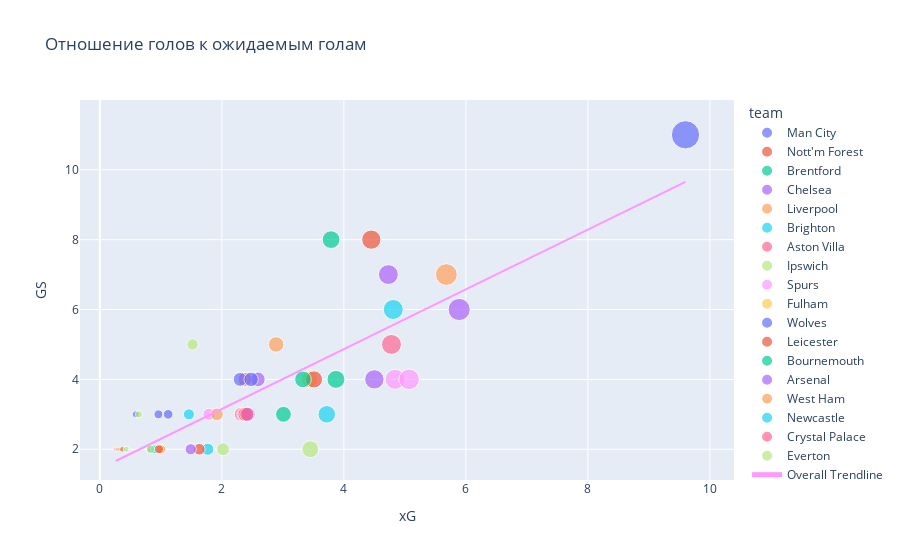

Here is the notebook cell this chart was saved with:
### Code cell
fig = px.scatter(
    players.sort_values("GS", ascending=False).head(50),
    x="xG",
    y="GS",
    color="team",
    trendline="ols",
    trendline_scope="overall",
    hover_name="player_name",
    size="xG",
    title="Отношение голов к ожидаемым голам",
)
fig.show()

### Figure 1 — Plotly figure (JSON) as saved in the notebook; plotly's stock layout.template omitted (floating-point values rounded to 4 significant figures)
{"data": [{"hovertemplate": "<b>%{hovertext}</b><br><br>team=Man City<br>xG=%{marker.size}<br>GS=%{y}<extra></extra>", "hovertext": ["Haaland", "Gvardiol", "Kovačić"], "legendgroup": "Man City", "marker": {"color": "#636efa", "size": [9.6, 0.59, 0.96], "sizemode": "area", "sizeref": 0.024, "symbol": "circle"}, "mode": "markers", "name": "Man City", "orientation": "v", "showlegend": true, "type": "scatter", "x": [9.6, 0.59, 0.96], "xaxis": "x", "y": [11, 3, 3], "yaxis": "y"}, {"hovertemplate": "<b>%{hovertext}</b><br><br>team=Nott'm Forest<br>xG=%{marker.size}<br>GS=%{y}<extra></extra>", "hovertext": ["Wood", "Hudson-Odoi"], "legendgroup": "Nott'm Forest", "marker": {"color": "#EF553B", "size": [4.45, 1.01], "sizemode": "area", "sizeref": 0.024, "symbol": "circle"}, "mode": "markers", "name": "Nott'm Forest", "orientation": "v", "showlegend": true, "type": "scatter", "x": [4.45, 1.01], "xaxis": "x", "y": [8, 2], "yaxis": "y"}, {"hovertemplate": "<b>%{hovertext}</b><br><br>team=Brentford<br>xG=%{marker.size}<br>GS=%{y}<extra></extra>", "hovertext": ["Mbeumo", "Wissa", "Pinnock"], "legendgroup": "Brentford", "marker": {"color": "#00cc96", "size": [3.79, 3.87, 0.84], "sizemode": "area", "sizeref": 0.024, "symbol": "circle"}, "mode": "markers", "name": "Brentford", "orientation": "v", "showlegend": true, "type": "scatter", "x": [3.79, 3.87, 0.84], "xaxis": "x", "y": [8, 4, 2], "yaxis": "y"}, {"hovertemplate": "<b>%{hovertext}</b><br><br>team=Chelsea<br>xG=%{marker.size}<br>GS=%{y}<extra></extra>", "hovertext": ["Palmer", "N.Jackson", "Madueke"], "legendgroup": "Chelsea", "marker": {"color": "#ab63fa", "size": [4.73, 5.89, 2.59], "sizemode": "area", "sizeref": 0.024, "symbol": "circle"}, "mode": "markers", "name": "Chelsea", "orientation": "v", "showlegend": true, "type": "scatter", "x": [4.73, 5.89, 2.59], "xaxis": "x", "y": [7, 6, 4], "yaxis": "y"}, {"hovertemplate": "<b>%{hovertext}</b><br><br>team=Liverpool<br>xG=%{marker.size}<br>GS=%{y}<extra></extra>", "hovertext": ["M.Salah", "Luis Díaz"], "legendgroup": "Liverpool", "marker": {"color": "#FFA15A", "size": [5.68, 2.89], "sizemode": "area", "sizeref": 0.024, "symbol": "circle"}, "mode": "markers", "name": "Liverpool", "orientation": "v", "showlegend": true, "type": "scatter", "x": [5.68, 2.89], "xaxis": "x", "y": [7, 5], "yaxis": "y"}, {"hovertemplate": "<b>%{hovertext}</b><br><br>team=Brighton<br>xG=%{marker.size}<br>GS=%{y}<extra></extra>", "hovertext": ["Welbeck", "João Pedro", "Georginio"], "legendgroup": "Brighton", "marker": {"color": "#19d3f3", "size": [4.81, 0.9, 1.77], "sizemode": "area", "sizeref": 0.024, "symbol": "circle"}, "mode": "markers", "name": "Brighton", "orientation": "v", "showlegend": true, "type": "scatter", "x": [4.81, 0.9, 1.77], "xaxis": "x", "y": [6, 2, 2], "yaxis": "y"}, {"hovertemplate": "<b>%{hovertext}</b><br><br>team=Aston Villa<br>xG=%{marker.size}<br>GS=%{y}<extra></extra>", "hovertext": ["Watkins", "Duran", "Rogers"], "legendgroup": "Aston Villa", "marker": {"color": "#FF6692", "size": [4.78, 2.38, 2.32], "sizemode": "area", "sizeref": 0.024, "symbol": "circle"}, "mode": "markers", "name": "Aston Villa", "orientation": "v", "showlegend": true, "type": "scatter", "x": [4.78, 2.38, 2.32], "xaxis": "x", "y": [5, 4, 3], "yaxis": "y"}, {"hovertemplate": "<b>%{hovertext}</b><br><br>team=Ipswich<br>xG=%{marker.size}<br>GS=%{y}<extra></extra>", "hovertext": ["Delap", "Szmodics"], "legendgroup": "Ipswich", "marker": {"color": "#B6E880", "size": [1.52, 2.02], "sizemode": "area", "sizeref": 0.024, "symbol": "circle"}, "mode": "markers", "name": "Ipswich", "orientation": "v", "showlegend": true, "type": "scatter", "x": [1.52, 2.02], "xaxis": "x", "y": [5, 2], "yaxis": "y"}, {"hovertemplate": "<b>%{hovertext}</b><br><br>team=Spurs<br>xG=%{marker.size}<br>GS=%{y}<extra></extra>", "hovertext": ["Johnson", "Solanke", "Maddison", "Son", "Bissouma"], "legendgroup": "Spurs", "marker": {"color": "#FF97FF", "size": [4.84, 5.07, 2.36, 1.79, 0.26], "sizemode": "area", "sizeref": 0.024, "symbol": "circle"}, "mode": "markers", "name": "Spurs", "orientation": "v", "showlegend": true, "type": "scatter", "x": [4.84, 5.07, 2.36, 1.79, 0.26], "xaxis": "x", "y": [4, 4, 3, 3, 2], "yaxis": "y"}, {"hovertemplate": "<b>%{hovertext}</b><br><br>team=Fulham<br>xG=%{marker.size}<br>GS=%{y}<extra></extra>", "hovertext": ["Raúl", "Iwobi", "Wilson"], "legendgroup": "Fulham", "marker": {"color": "#FECB52", "size": [3.44, 1, 0.3], "sizemode": "area", "sizeref": 0.024, "symbol": "circle"}, "mode": "markers", "name": "Fulham", "orientation": "v", "showlegend": true, "type": "scatter", "x": [3.44, 1, 0.3], "xaxis": "x", "y": [4, 2, 2], "yaxis": "y"}, {"hovertemplate": "<b>%{hovertext}</b><br><br>team=Wolves<br>xG=%{marker.size}<br>GS=%{y}<extra></extra>", "hovertext": ["Cunha", "Strand Larsen", "Aït-Nouri"], "legendgroup": "Wolves", "marker": {"color": "#636efa", "size": [2.3, 2.48, 1.12], "sizemode": "area", "sizeref": 0.024, "symbol": "circle"}, "mode": "markers", "name": "Wolves", "orientation": "v", "showlegend": true, "type": "scatter", "x": [2.3, 2.48, 1.12], "xaxis": "x", "y": [4, 4, 3], "yaxis": "y"}, {"hovertemplate": "<b>%{hovertext}</b><br><br>team=Leicester<br>xG=%{marker.size}<br>GS=%{y}<extra></extra>", "hovertext": ["Vardy", "Buonanotte", "Mavididi", "Justin", "J.Ayew"], "legendgroup": "Leicester", "marker": {"color": "#EF553B", "size": [3.51, 2.38, 0.97, 0.37, 1.63], "sizemode": "area", "sizeref": 0.024, "symbol": "circle"}, "mode": "markers", "name": "Leicester", "orientation": "v", "showlegend": true, "type": "scatter", "x": [3.51, 2.38, 0.97, 0.37, 1.63], "xaxis": "x", "y": [4, 3, 2, 2, 2], "yaxis": "y"}, {"hovertemplate": "<b>%{hovertext}</b><br><br>team=Bournemouth<br>xG=%{marker.size}<br>GS=%{y}<extra></extra>", "hovertext": ["Semenyo", "Evanilson"], "legendgroup": "Bournemouth", "marker": {"color": "#00cc96", "size": [3.33, 3.01], "sizemode": "area", "sizeref": 0.024, "symbol": "circle"}, "mode": "markers", "name": "Bournemouth", "orientation": "v", "showlegend": true, "type": "scatter", "x": [3.33, 3.01], "xaxis": "x", "y": [4, 3], "yaxis": "y"}, {"hovertemplate": "<b>%{hovertext}</b><br><br>team=Arsenal<br>xG=%{marker.size}<br>GS=%{y}<extra></extra>", "hovertext": ["Havertz", "Saka", "Gabriel"], "legendgroup": "Arsenal", "marker": {"color": "#ab63fa", "size": [4.5, 2.43, 1.49], "sizemode": "area", "sizeref": 0.024, "symbol": "circle"}, "mode": "markers", "name": "Arsenal", "orientation": "v", "showlegend": true, "type": "scatter", "x": [4.5, 2.43, 1.49], "xaxis": "x", "y": [4, 3, 2], "yaxis": "y"}, {"hovertemplate": "<b>%{hovertext}</b><br><br>team=West Ham<br>xG=%{marker.size}<br>GS=%{y}<extra></extra>", "hovertext": ["Bowen"], "legendgroup": "West Ham", "marker": {"color": "#FFA15A", "size": [1.92], "sizemode": "area", "sizeref": 0.024, "symbol": "circle"}, "mode": "markers", "name": "West Ham", "orientation": "v", "showlegend": true, "type": "scatter", "x": [1.92], "xaxis": "x", "y": [3], "yaxis": "y"}, {"hovertemplate": "<b>%{hovertext}</b><br><br>team=Newcastle<br>xG=%{marker.size}<br>GS=%{y}<extra></extra>", "hovertext": ["Barnes", "Isak"], "legendgroup": "Newcastle", "marker": {"color": "#19d3f3", "size": [1.46, 3.72], "sizemode": "area", "sizeref": 0.024, "symbol": "circle"}, "mode": "markers", "name": "Newcastle", "orientation": "v", "showlegend": true, "type": "scatter", "x": [1.46, 3.72], "xaxis": "x", "y": [3, 3], "yaxis": "y"}, {"hovertemplate": "<b>%{hovertext}</b><br><br>team=Crystal Palace<br>xG=%{marker.size}<br>GS=%{y}<extra></extra>", "hovertext": ["Mateta"], "legendgroup": "Crystal Palace", "marker": {"color": "#FF6692", "size": [2.41], "sizemode": "area", "sizeref": 0.024, "symbol": "circle"}, "mode": "markers", "name": "Crystal Palace", "orientation": "v", "showlegend": true, "type": "scatter", "x": [2.41], "xaxis": "x", "y": [3], "yaxis": "y"}, {"hovertemplate": "<b>%{hovertext}</b><br><br>team=Everton<br>xG=%{marker.size}<br>GS=%{y}<extra></extra>", "hovertext": ["McNeil", "Calvert-Lewin", "Ndiaye", "Keane"], "legendgroup": "Everton", "marker": {"color": "#B6E880", "size": [0.64, 3.45, 0.83, 0.43], "sizemode": "area", "sizeref": 0.024, "symbol": "circle"}, "mode": "markers", "name": "Everton", "orientation": "v", "showlegend": true, "type": "scatter", "x": [0.64, 3.45, 0.83, 0.43], "xaxis": "x", "y": [3, 2, 2, 2], "yaxis": "y"}, {"hovertemplate": "<b>OLS trendline</b><br>GS = 0.855541 * xG + 1.44139<br>R<sup>2</sup>=0.680088<br><br>xG=%{x}<br>GS=%{y} <b>(trend)</b><extra></extra>", "legendgroup": "Overall Trendline", "line": {"color": "#FF97FF"}, "mode": "lines", "name": "Overall Trendline", "showlegend": true, "type": "scatter", "x": [0.26, 0.3, 0.37, 0.43, 0.59, 0.64, 0.83, 0.84, 0.9, 0.96, 0.97, 1, 1.01, 1.12, 1.46, 1.49, 1.52, 1.63, 1.77, 1.79, 1.92, 2.02, 2.3, 2.32, 2.36, 2.38, 2.38, 2.41, 2.43, 2.48, 2.59, 2.89, 3.01, 3.33, 3.44, 3.45, 3.51, 3.72, 3.79, 3.87, 4.45, 4.5, 4.73, 4.78, 4.81, 4.84, 5.07, 5.68, 5.89, 9.6], "xaxis": "x", "y": [1.664, 1.698, 1.758, 1.809, 1.946, 1.989, 2.151, 2.16, 2.211, 2.263, 2.271, 2.297, 2.305, 2.4, 2.69, 2.716, 2.742, 2.836, 2.956, 2.973, 3.084, 3.17, 3.409, 3.426, 3.46, 3.478, 3.478, 3.503, 3.52, 3.563, 3.657, 3.914, 4.017, 4.29, 4.384, 4.393, 4.444, 4.624, 4.684, 4.752, 5.249, 5.291, 5.488, 5.531, 5.557, 5.582, 5.779, 6.301, 6.481, 9.655], "yaxis": "y"}], "layout": {"legend": {"itemsizing": "constant", "title": {"text": "team"}, "tracegroupgap": 0}, "title": {"text": "Отношение голов к ожидаемым голам"}, "xaxis": {"anchor": "y", "domain": [0, 1], "title": {"text": "xG"}}, "yaxis": {"anchor": "x", "domain": [0, 1], "title": {"text": "GS"}}}}
